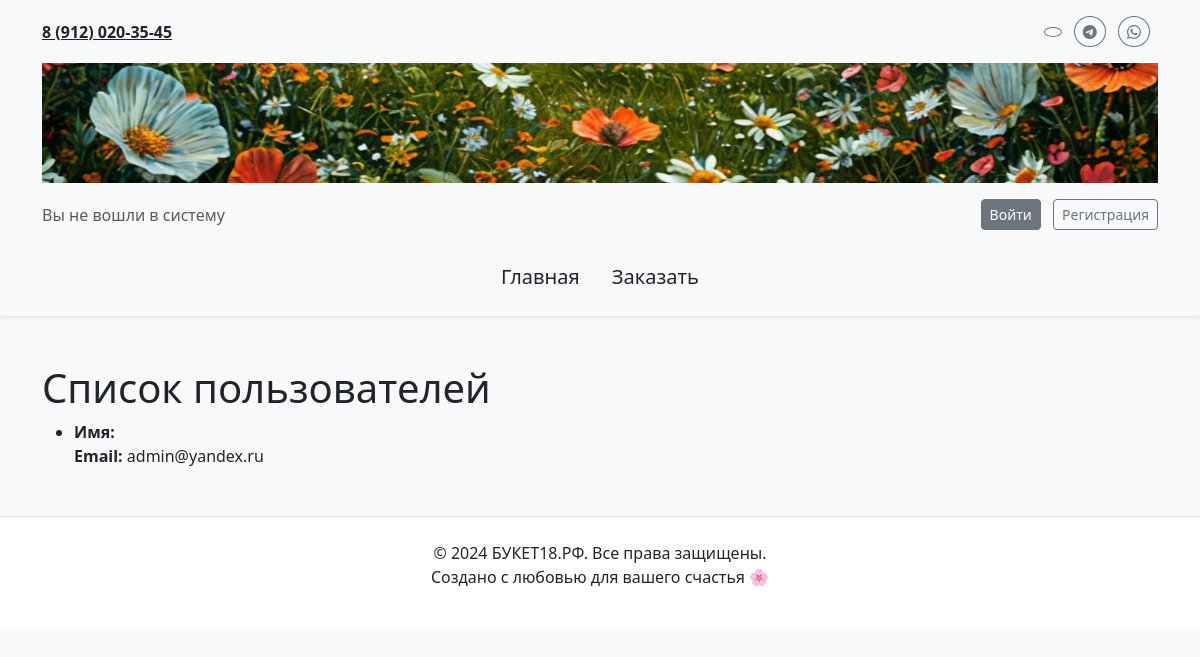
/users/, run on an earlier commit of the app's database.
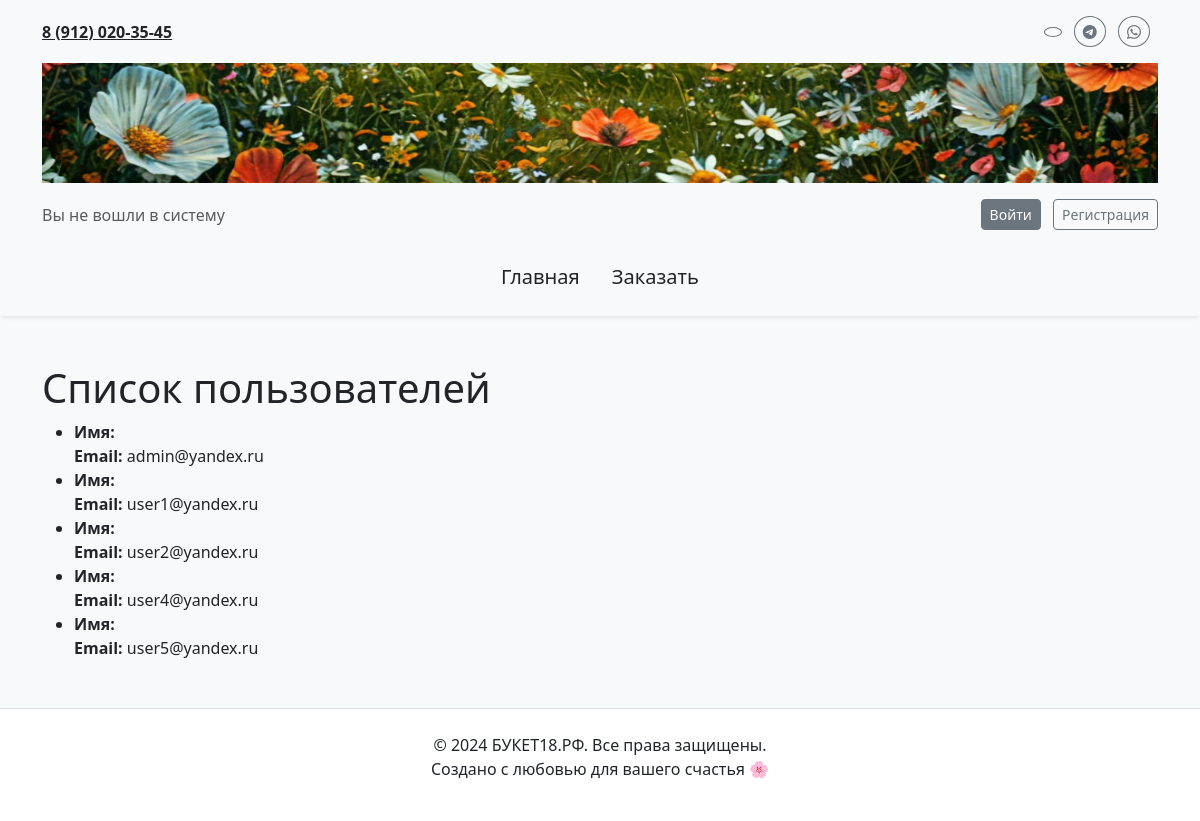
And on a later commit of the database.
### main/models.py (models this page shows, shortened)
class CustomUser(AbstractUser):
    phone_number = models.CharField(max_length=15, blank=True, null=True)
    class Meta:
        verbose_name = "Пользователь"
        verbose_name_plural = "Пользователи"

### main/views.py (the view)
# urls.py: path('users/', views.user_list, name='user'),
def user_list(request):
    users = User.objects.all()
    form = OrderForm()
    return render(request, 'main/user.html', {'users': users, 'form': form})

### main/templates/main/user.html (shortened to what this page needs)
{% extends 'main/layoute.html' %}
{% load static %}
{% block content %}
    {% if users %}
        <h1>Список пользователей</h1>
        <ul>
            {% for user in users %}
                <li>
                    <strong>Имя:</strong> {{ user.name }} <br>
                    <strong>Email:</strong> {{ user.email }}
                </li>
            {% endfor %}
        </ul>
    {% else %}
        <h1>Нет пользователей</h1>
    {% endif %}
{% endblock %}

What changed in the data, as far as the page shows it:
added CustomUser: email "user1@yandex.ru"
added CustomUser: email "user2@yandex.ru"
added CustomUser: email "user4@yandex.ru"
added CustomUser: email "user5@yandex.ru"
